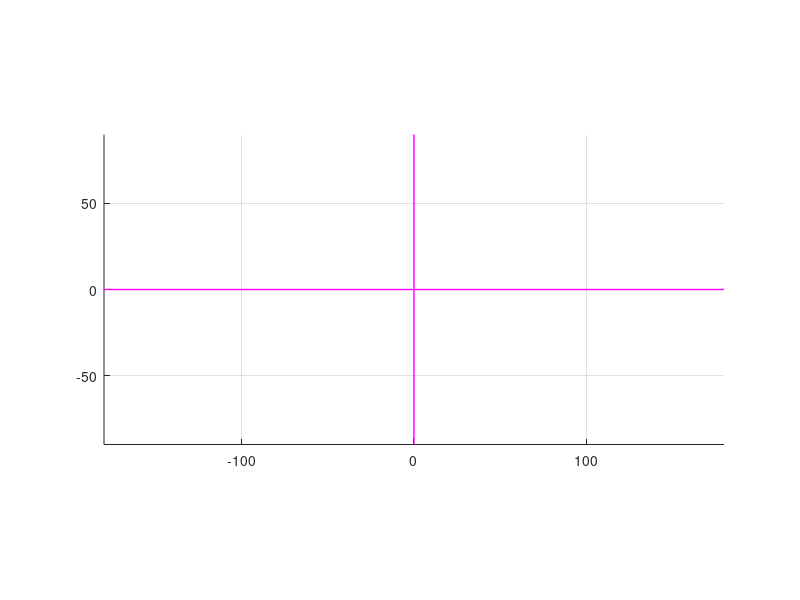

Write the MATLAB code that produced this figure. (Note: this script raises an error after producing the figure.)
function []= azimuthElevationPlotSettings()

hold on
ax=gca;
set(gcf, 'color', [1 1 1]);
plot([-180 180],[0 0],'m','LineWidth',1);
plot([0 0],[-90 90],'m','LineWidth',1);
xlim([-180 180]);ylim([-90 90]);
axis equal tight
grid on
ax.XTick = -180:45:180;
ax.YTick = -90:45:90;
ax.XTickLabel = {'behind','-135','left','-45','ahead','45','right','135','behind'};
ax.FontSize=12;
%xlabel('Azimuth (deg.)','FontSize',16);
%ax.YTickLabel = {'','','','',''};

%ylabh=ylabel('Elevation (deg.)','FontSize',16);
%set(ylabh, 'Units', 'Normalized', 'Position', [-0.2, 0.5, 0]);
ax.YTickLabel = {'zenith','45', 'horizon','-45','nadir'};       % for confusion maps
%ax.YTickLabel = {'nadir','-45', 'horizon','45','zenith'};      % for
%global maps

% %c=colorbar('northoutside');
% c=colorbar('eastoutside');
% c.AxisLocation='out';
% c.Label.String='Spiking output';
% %c.FontSize=18;     % for single maps
% c.FontSize=14;
% c.Limits=[0 0.9];


end